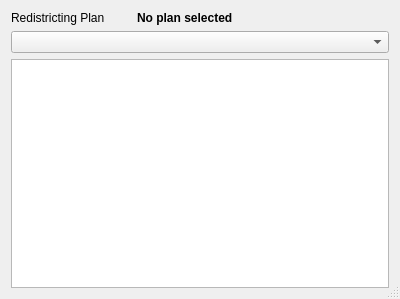
<?xml version="1.0" encoding="UTF-8"?>
<ui version="4.0">
 <class>dlgSplits</class>
 <widget class="QDialog" name="dlgSplits">
  <property name="geometry">
   <rect>
    <x>0</x>
    <y>0</y>
    <width>400</width>
    <height>299</height>
   </rect>
  </property>
  <property name="windowTitle">
   <string>Splits</string>
  </property>
  <property name="sizeGripEnabled">
   <bool>true</bool>
  </property>
  <layout class="QGridLayout" name="gridLayout">
   <item row="2" column="0">
    <layout class="QVBoxLayout" name="verticalLayout">
     <item>
      <widget class="QComboBox" name="cmbGeography"/>
     </item>
     <item>
      <widget class="QTreeView" name="tvSplits"/>
     </item>
    </layout>
   </item>
   <item row="0" column="0">
    <layout class="QGridLayout" name="gridLayout2">
     <item row="0" column="0">
      <widget class="QLabel" name="lblPlanLabel">
       <property name="minimumSize">
        <size>
         <width>120</width>
         <height>0</height>
        </size>
       </property>
       <property name="text">
        <string>Redistricting Plan</string>
       </property>
      </widget>
     </item>
     <item row="0" column="1">
      <widget class="QLabel" name="lblPlan">
       <property name="sizePolicy">
        <sizepolicy hsizetype="MinimumExpanding" vsizetype="Preferred">
         <horstretch>0</horstretch>
         <verstretch>0</verstretch>
        </sizepolicy>
       </property>
       <property name="minimumSize">
        <size>
         <width>200</width>
         <height>0</height>
        </size>
       </property>
       <property name="font">
        <font>
         <weight>75</weight>
         <bold>true</bold>
        </font>
       </property>
       <property name="text">
        <string>No plan selected</string>
       </property>
      </widget>
     </item>
    </layout>
   </item>
  </layout>
 </widget>
 <resources/>
 <connections/>
</ui>
